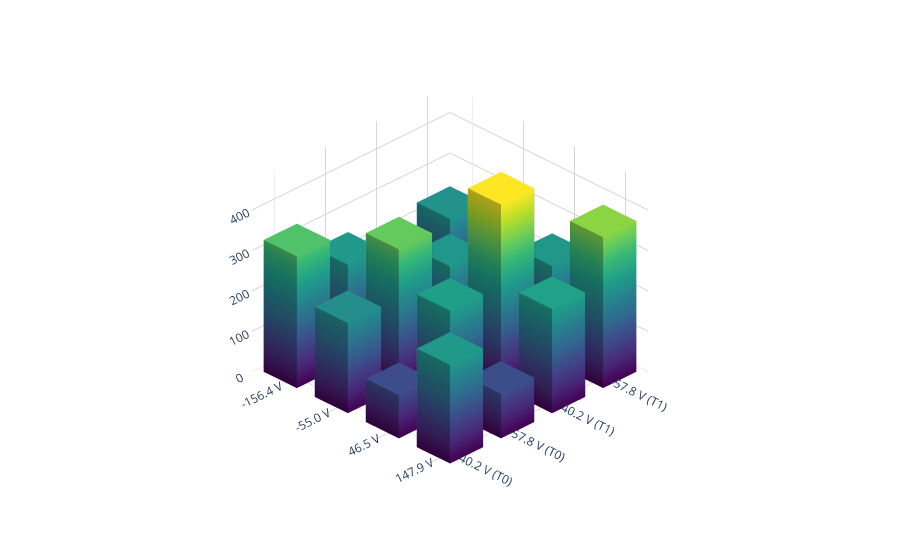

The notebook cell saved with this chart:
### Code cell
import numpy as np
import plotly.graph_objects as go

# --- Assume N, z0, z1, AliceEOMVoltages, BobEOMVoltages are defined upstream ---

# 1. Define the measurement logic arrays
v_sweep = np.linspace(-200, 200, N)
signalarray0 = np.tile(v_sweep, N)
signalarray1 = np.repeat(v_sweep, N)

# 2 & 3. Extract the closest points into 2x4 matrices
rate0_grid = np.zeros((2, 4))
rate1_grid = np.zeros((2, 4))

for i, v1_ideal in enumerate(BobEOMVoltages):
    for j, v0_ideal in enumerate(AliceEOMVoltages):
        distances = (signalarray0 - v0_ideal) ** 2 + (signalarray1 - v1_ideal) ** 2
        idx = np.argmin(distances)

        rate0_grid[i, j] = z0[idx]
        rate1_grid[i, j] = z1[idx]

# 4. Combine grids into a single 4x4 matrix
combined_grid = np.vstack((rate0_grid, rate1_grid))

# Swapping to get into literature form
combined_grid[[0,2]] = combined_grid[[2,0]]
combined_grid[[1,3]] = combined_grid[[3,1]]

# 5. Build the Plotly 3D Mesh Plot
fig = go.Figure()

num_y, num_x = combined_grid.shape
dx = 0.65
dy = 0.65

# Fix the maximum Z value so the color scale is uniform across all pillars
z_max_global = np.max(combined_grid) if np.max(combined_grid) > 0 else 1

# Standard cube triangulation (12 triangles connecting the 8 vertices)
i_tris = [0, 0, 4, 4, 0, 0, 3, 3, 0, 0, 1, 1]
j_tris = [1, 2, 5, 6, 1, 5, 2, 6, 3, 7, 2, 6]
k_tris = [2, 3, 6, 7, 5, 4, 6, 7, 7, 4, 6, 5]

for j in range(num_y):
    for i in range(num_x):
        z_val = combined_grid[j, i]
        if z_val <= 0:
            continue
            
        # Define the 8 corners of the pillar (Bottom 4, Top 4)
        x_verts = [i-dx/2, i+dx/2, i+dx/2, i-dx/2, i-dx/2, i+dx/2, i+dx/2, i-dx/2]
        y_verts = [j-dy/2, j-dy/2, j+dy/2, j+dy/2, j-dy/2, j-dy/2, j+dy/2, j+dy/2]
        z_verts = [0, 0, 0, 0, z_val, z_val, z_val, z_val]
        
        fig.add_trace(go.Mesh3d(
            x=x_verts,
            y=y_verts,
            z=z_verts,
            i=i_tris,
            j=j_tris,
            k=k_tris,
            intensity=z_verts,      # Interpolates color based on Z-height
            colorscale='Viridis',   
            cmin=0,                 # Anchor base color (blue) to Z=0
            cmax=z_max_global,      # Anchor peak color (yellow) to global max
            showscale=False,        
            flatshading=True,       # Keeps pillar walls flat rather than smoothed
            lighting=dict(facenormalsepsilon=0, ambient=0.7, diffuse=0.8),
            hoverinfo='skip'
        ))

# 6. Styling to match the reference format
x_labels = [f"{v:.1f} V" for v in AliceEOMVoltages]
combined_y_labels = [f"{v:.1f} V (T0)" for v in BobEOMVoltages] + [
    f"{v:.1f} V (T1)" for v in BobEOMVoltages
]

fig.update_layout(
    scene=dict(
        xaxis=dict(
            tickvals=np.arange(num_x),
            ticktext=x_labels,
            showgrid=True,
            gridcolor='lightgray',
            backgroundcolor='white',
            title=''
        ),
        yaxis=dict(
            tickvals=np.arange(num_y),
            ticktext=combined_y_labels,
            showgrid=True,
            gridcolor='lightgray',
            backgroundcolor='white',
            title=''
        ),
        zaxis=dict(
            showgrid=True,
            gridcolor='lightgray',
            backgroundcolor='white',
            title=''
        ),
        aspectratio=dict(x=1, y=1, z=0.8),
        camera=dict(
            # Using an orthographic projection flattens perspective distortion, 
            # which is heavily favored for quantitative 3D bar charts in literature.
            projection=dict(type="orthographic"),
            eye=dict(x=1.5, y=-1.5, z=1.2) 
        )
    ),
    margin=dict(l=0, r=0, b=0, t=0),
    paper_bgcolor='white',
    showlegend=False
)

fig.show()

### Figure 1 — Plotly figure (JSON) as saved in the notebook; plotly's stock layout.template omitted (floating-point values rounded to 4 significant figures)
{"data": [{"cmax": 454, "cmin": 0, "colorscale": [[0, "#440154"], [0.1111, "#482878"], [0.2222, "#3e4989"], [0.3333, "#31688e"], [0.4444, "#26828e"], [0.5556, "#1f9e89"], [0.6667, "#35b779"], [0.7778, "#6ece58"], [0.8889, "#b5de2b"], [1, "#fde725"]], "flatshading": true, "hoverinfo": "skip", "i": [0, 0, 4, 4, 0, 0, 3, 3, 0, 0, 1, 1], "intensity": [0, 0, 0, 0, 326, 326, 326, 326], "j": [1, 2, 5, 6, 1, 5, 2, 6, 3, 7, 2, 6], "k": [2, 3, 6, 7, 5, 4, 6, 7, 7, 4, 6, 5], "lighting": {"ambient": 0.7, "diffuse": 0.8, "facenormalsepsilon": 0}, "showscale": false, "type": "mesh3d", "x": [-0.325, 0.325, 0.325, -0.325, -0.325, 0.325, 0.325, -0.325], "y": [-0.325, -0.325, 0.325, 0.325, -0.325, -0.325, 0.325, 0.325], "z": [0, 0, 0, 0, 326, 326, 326, 326]}, {"cmax": 454, "cmin": 0, "colorscale": [[0, "#440154"], [0.1111, "#482878"], [0.2222, "#3e4989"], [0.3333, "#31688e"], [0.4444, "#26828e"], [0.5556, "#1f9e89"], [0.6667, "#35b779"], [0.7778, "#6ece58"], [0.8889, "#b5de2b"], [1, "#fde725"]], "flatshading": true, "hoverinfo": "skip", "i": [0, 0, 4, 4, 0, 0, 3, 3, 0, 0, 1, 1], "intensity": [0, 0, 0, 0, 223, 223, 223, 223], "j": [1, 2, 5, 6, 1, 5, 2, 6, 3, 7, 2, 6], "k": [2, 3, 6, 7, 5, 4, 6, 7, 7, 4, 6, 5], "lighting": {"ambient": 0.7, "diffuse": 0.8, "facenormalsepsilon": 0}, "showscale": false, "type": "mesh3d", "x": [0.675, 1.325, 1.325, 0.675, 0.675, 1.325, 1.325, 0.675], "y": [-0.325, -0.325, 0.325, 0.325, -0.325, -0.325, 0.325, 0.325], "z": [0, 0, 0, 0, 223, 223, 223, 223]}, {"cmax": 454, "cmin": 0, "colorscale": [[0, "#440154"], [0.1111, "#482878"], [0.2222, "#3e4989"], [0.3333, "#31688e"], [0.4444, "#26828e"], [0.5556, "#1f9e89"], [0.6667, "#35b779"], [0.7778, "#6ece58"], [0.8889, "#b5de2b"], [1, "#fde725"]], "flatshading": true, "hoverinfo": "skip", "i": [0, 0, 4, 4, 0, 0, 3, 3, 0, 0, 1, 1], "intensity": [0, 0, 0, 0, 107, 107, 107, 107], "j": [1, 2, 5, 6, 1, 5, 2, 6, 3, 7, 2, 6], "k": [2, 3, 6, 7, 5, 4, 6, 7, 7, 4, 6, 5], "lighting": {"ambient": 0.7, "diffuse": 0.8, "facenormalsepsilon": 0}, "showscale": false, "type": "mesh3d", "x": [1.675, 2.325, 2.325, 1.675, 1.675, 2.325, 2.325, 1.675], "y": [-0.325, -0.325, 0.325, 0.325, -0.325, -0.325, 0.325, 0.325], "z": [0, 0, 0, 0, 107, 107, 107, 107]}, {"cmax": 454, "cmin": 0, "colorscale": [[0, "#440154"], [0.1111, "#482878"], [0.2222, "#3e4989"], [0.3333, "#31688e"], [0.4444, "#26828e"], [0.5556, "#1f9e89"], [0.6667, "#35b779"], [0.7778, "#6ece58"], [0.8889, "#b5de2b"], [1, "#fde725"]], "flatshading": true, "hoverinfo": "skip", "i": [0, 0, 4, 4, 0, 0, 3, 3, 0, 0, 1, 1], "intensity": [0, 0, 0, 0, 244, 244, 244, 244], "j": [1, 2, 5, 6, 1, 5, 2, 6, 3, 7, 2, 6], "k": [2, 3, 6, 7, 5, 4, 6, 7, 7, 4, 6, 5], "lighting": {"ambient": 0.7, "diffuse": 0.8, "facenormalsepsilon": 0}, "showscale": false, "type": "mesh3d", "x": [2.675, 3.325, 3.325, 2.675, 2.675, 3.325, 3.325, 2.675], "y": [-0.325, -0.325, 0.325, 0.325, -0.325, -0.325, 0.325, 0.325], "z": [0, 0, 0, 0, 244, 244, 244, 244]}, {"cmax": 454, "cmin": 0, "colorscale": [[0, "#440154"], [0.1111, "#482878"], [0.2222, "#3e4989"], [0.3333, "#31688e"], [0.4444, "#26828e"], [0.5556, "#1f9e89"], [0.6667, "#35b779"], [0.7778, "#6ece58"], [0.8889, "#b5de2b"], [1, "#fde725"]], "flatshading": true, "hoverinfo": "skip", "i": [0, 0, 4, 4, 0, 0, 3, 3, 0, 0, 1, 1], "intensity": [0, 0, 0, 0, 243, 243, 243, 243], "j": [1, 2, 5, 6, 1, 5, 2, 6, 3, 7, 2, 6], "k": [2, 3, 6, 7, 5, 4, 6, 7, 7, 4, 6, 5], "lighting": {"ambient": 0.7, "diffuse": 0.8, "facenormalsepsilon": 0}, "showscale": false, "type": "mesh3d", "x": [-0.325, 0.325, 0.325, -0.325, -0.325, 0.325, 0.325, -0.325], "y": [0.675, 0.675, 1.325, 1.325, 0.675, 0.675, 1.325, 1.325], "z": [0, 0, 0, 0, 243, 243, 243, 243]}, {"cmax": 454, "cmin": 0, "colorscale": [[0, "#440154"], [0.1111, "#482878"], [0.2222, "#3e4989"], [0.3333, "#31688e"], [0.4444, "#26828e"], [0.5556, "#1f9e89"], [0.6667, "#35b779"], [0.7778, "#6ece58"], [0.8889, "#b5de2b"], [1, "#fde725"]], "flatshading": true, "hoverinfo": "skip", "i": [0, 0, 4, 4, 0, 0, 3, 3, 0, 0, 1, 1], "intensity": [0, 0, 0, 0, 343, 343, 343, 343], "j": [1, 2, 5, 6, 1, 5, 2, 6, 3, 7, 2, 6], "k": [2, 3, 6, 7, 5, 4, 6, 7, 7, 4, 6, 5], "lighting": {"ambient": 0.7, "diffuse": 0.8, "facenormalsepsilon": 0}, "showscale": false, "type": "mesh3d", "x": [0.675, 1.325, 1.325, 0.675, 0.675, 1.325, 1.325, 0.675], "y": [0.675, 0.675, 1.325, 1.325, 0.675, 0.675, 1.325, 1.325], "z": [0, 0, 0, 0, 343, 343, 343, 343]}, {"cmax": 454, "cmin": 0, "colorscale": [[0, "#440154"], [0.1111, "#482878"], [0.2222, "#3e4989"], [0.3333, "#31688e"], [0.4444, "#26828e"], [0.5556, "#1f9e89"], [0.6667, "#35b779"], [0.7778, "#6ece58"], [0.8889, "#b5de2b"], [1, "#fde725"]], "flatshading": true, "hoverinfo": "skip", "i": [0, 0, 4, 4, 0, 0, 3, 3, 0, 0, 1, 1], "intensity": [0, 0, 0, 0, 254, 254, 254, 254], "j": [1, 2, 5, 6, 1, 5, 2, 6, 3, 7, 2, 6], "k": [2, 3, 6, 7, 5, 4, 6, 7, 7, 4, 6, 5], "lighting": {"ambient": 0.7, "diffuse": 0.8, "facenormalsepsilon": 0}, "showscale": false, "type": "mesh3d", "x": [1.675, 2.325, 2.325, 1.675, 1.675, 2.325, 2.325, 1.675], "y": [0.675, 0.675, 1.325, 1.325, 0.675, 0.675, 1.325, 1.325], "z": [0, 0, 0, 0, 254, 254, 254, 254]}, {"cmax": 454, "cmin": 0, "colorscale": [[0, "#440154"], [0.1111, "#482878"], [0.2222, "#3e4989"], [0.3333, "#31688e"], [0.4444, "#26828e"], [0.5556, "#1f9e89"], [0.6667, "#35b779"], [0.7778, "#6ece58"], [0.8889, "#b5de2b"], [1, "#fde725"]], "flatshading": true, "hoverinfo": "skip", "i": [0, 0, 4, 4, 0, 0, 3, 3, 0, 0, 1, 1], "intensity": [0, 0, 0, 0, 110, 110, 110, 110], "j": [1, 2, 5, 6, 1, 5, 2, 6, 3, 7, 2, 6], "k": [2, 3, 6, 7, 5, 4, 6, 7, 7, 4, 6, 5], "lighting": {"ambient": 0.7, "diffuse": 0.8, "facenormalsepsilon": 0}, "showscale": false, "type": "mesh3d", "x": [2.675, 3.325, 3.325, 2.675, 2.675, 3.325, 3.325, 2.675], "y": [0.675, 0.675, 1.325, 1.325, 0.675, 0.675, 1.325, 1.325], "z": [0, 0, 0, 0, 110, 110, 110, 110]}, {"cmax": 454, "cmin": 0, "colorscale": [[0, "#440154"], [0.1111, "#482878"], [0.2222, "#3e4989"], [0.3333, "#31688e"], [0.4444, "#26828e"], [0.5556, "#1f9e89"], [0.6667, "#35b779"], [0.7778, "#6ece58"], [0.8889, "#b5de2b"], [1, "#fde725"]], "flatshading": true, "hoverinfo": "skip", "i": [0, 0, 4, 4, 0, 0, 3, 3, 0, 0, 1, 1], "intensity": [0, 0, 0, 0, 101, 101, 101, 101], "j": [1, 2, 5, 6, 1, 5, 2, 6, 3, 7, 2, 6], "k": [2, 3, 6, 7, 5, 4, 6, 7, 7, 4, 6, 5], "lighting": {"ambient": 0.7, "diffuse": 0.8, "facenormalsepsilon": 0}, "showscale": false, "type": "mesh3d", "x": [-0.325, 0.325, 0.325, -0.325, -0.325, 0.325, 0.325, -0.325], "y": [1.675, 1.675, 2.325, 2.325, 1.675, 1.675, 2.325, 2.325], "z": [0, 0, 0, 0, 101, 101, 101, 101]}, {"cmax": 454, "cmin": 0, "colorscale": [[0, "#440154"], [0.1111, "#482878"], [0.2222, "#3e4989"], [0.3333, "#31688e"], [0.4444, "#26828e"], [0.5556, "#1f9e89"], [0.6667, "#35b779"], [0.7778, "#6ece58"], [0.8889, "#b5de2b"], [1, "#fde725"]], "flatshading": true, "hoverinfo": "skip", "i": [0, 0, 4, 4, 0, 0, 3, 3, 0, 0, 1, 1], "intensity": [0, 0, 0, 0, 239, 239, 239, 239], "j": [1, 2, 5, 6, 1, 5, 2, 6, 3, 7, 2, 6], "k": [2, 3, 6, 7, 5, 4, 6, 7, 7, 4, 6, 5], "lighting": {"ambient": 0.7, "diffuse": 0.8, "facenormalsepsilon": 0}, "showscale": false, "type": "mesh3d", "x": [0.675, 1.325, 1.325, 0.675, 0.675, 1.325, 1.325, 0.675], "y": [1.675, 1.675, 2.325, 2.325, 1.675, 1.675, 2.325, 2.325], "z": [0, 0, 0, 0, 239, 239, 239, 239]}, {"cmax": 454, "cmin": 0, "colorscale": [[0, "#440154"], [0.1111, "#482878"], [0.2222, "#3e4989"], [0.3333, "#31688e"], [0.4444, "#26828e"], [0.5556, "#1f9e89"], [0.6667, "#35b779"], [0.7778, "#6ece58"], [0.8889, "#b5de2b"], [1, "#fde725"]], "flatshading": true, "hoverinfo": "skip", "i": [0, 0, 4, 4, 0, 0, 3, 3, 0, 0, 1, 1], "intensity": [0, 0, 0, 0, 454, 454, 454, 454], "j": [1, 2, 5, 6, 1, 5, 2, 6, 3, 7, 2, 6], "k": [2, 3, 6, 7, 5, 4, 6, 7, 7, 4, 6, 5], "lighting": {"ambient": 0.7, "diffuse": 0.8, "facenormalsepsilon": 0}, "showscale": false, "type": "mesh3d", "x": [1.675, 2.325, 2.325, 1.675, 1.675, 2.325, 2.325, 1.675], "y": [1.675, 1.675, 2.325, 2.325, 1.675, 1.675, 2.325, 2.325], "z": [0, 0, 0, 0, 454, 454, 454, 454]}, {"cmax": 454, "cmin": 0, "colorscale": [[0, "#440154"], [0.1111, "#482878"], [0.2222, "#3e4989"], [0.3333, "#31688e"], [0.4444, "#26828e"], [0.5556, "#1f9e89"], [0.6667, "#35b779"], [0.7778, "#6ece58"], [0.8889, "#b5de2b"], [1, "#fde725"]], "flatshading": true, "hoverinfo": "skip", "i": [0, 0, 4, 4, 0, 0, 3, 3, 0, 0, 1, 1], "intensity": [0, 0, 0, 0, 258, 258, 258, 258], "j": [1, 2, 5, 6, 1, 5, 2, 6, 3, 7, 2, 6], "k": [2, 3, 6, 7, 5, 4, 6, 7, 7, 4, 6, 5], "lighting": {"ambient": 0.7, "diffuse": 0.8, "facenormalsepsilon": 0}, "showscale": false, "type": "mesh3d", "x": [2.675, 3.325, 3.325, 2.675, 2.675, 3.325, 3.325, 2.675], "y": [1.675, 1.675, 2.325, 2.325, 1.675, 1.675, 2.325, 2.325], "z": [0, 0, 0, 0, 258, 258, 258, 258]}, {"cmax": 454, "cmin": 0, "colorscale": [[0, "#440154"], [0.1111, "#482878"], [0.2222, "#3e4989"], [0.3333, "#31688e"], [0.4444, "#26828e"], [0.5556, "#1f9e89"], [0.6667, "#35b779"], [0.7778, "#6ece58"], [0.8889, "#b5de2b"], [1, "#fde725"]], "flatshading": true, "hoverinfo": "skip", "i": [0, 0, 4, 4, 0, 0, 3, 3, 0, 0, 1, 1], "intensity": [0, 0, 0, 0, 232, 232, 232, 232], "j": [1, 2, 5, 6, 1, 5, 2, 6, 3, 7, 2, 6], "k": [2, 3, 6, 7, 5, 4, 6, 7, 7, 4, 6, 5], "lighting": {"ambient": 0.7, "diffuse": 0.8, "facenormalsepsilon": 0}, "showscale": false, "type": "mesh3d", "x": [-0.325, 0.325, 0.325, -0.325, -0.325, 0.325, 0.325, -0.325], "y": [2.675, 2.675, 3.325, 3.325, 2.675, 2.675, 3.325, 3.325], "z": [0, 0, 0, 0, 232, 232, 232, 232]}, {"cmax": 454, "cmin": 0, "colorscale": [[0, "#440154"], [0.1111, "#482878"], [0.2222, "#3e4989"], [0.3333, "#31688e"], [0.4444, "#26828e"], [0.5556, "#1f9e89"], [0.6667, "#35b779"], [0.7778, "#6ece58"], [0.8889, "#b5de2b"], [1, "#fde725"]], "flatshading": true, "hoverinfo": "skip", "i": [0, 0, 4, 4, 0, 0, 3, 3, 0, 0, 1, 1], "intensity": [0, 0, 0, 0, 102, 102, 102, 102], "j": [1, 2, 5, 6, 1, 5, 2, 6, 3, 7, 2, 6], "k": [2, 3, 6, 7, 5, 4, 6, 7, 7, 4, 6, 5], "lighting": {"ambient": 0.7, "diffuse": 0.8, "facenormalsepsilon": 0}, "showscale": false, "type": "mesh3d", "x": [0.675, 1.325, 1.325, 0.675, 0.675, 1.325, 1.325, 0.675], "y": [2.675, 2.675, 3.325, 3.325, 2.675, 2.675, 3.325, 3.325], "z": [0, 0, 0, 0, 102, 102, 102, 102]}, {"cmax": 454, "cmin": 0, "colorscale": [[0, "#440154"], [0.1111, "#482878"], [0.2222, "#3e4989"], [0.3333, "#31688e"], [0.4444, "#26828e"], [0.5556, "#1f9e89"], [0.6667, "#35b779"], [0.7778, "#6ece58"], [0.8889, "#b5de2b"], [1, "#fde725"]], "flatshading": true, "hoverinfo": "skip", "i": [0, 0, 4, 4, 0, 0, 3, 3, 0, 0, 1, 1], "intensity": [0, 0, 0, 0, 240, 240, 240, 240], "j": [1, 2, 5, 6, 1, 5, 2, 6, 3, 7, 2, 6], "k": [2, 3, 6, 7, 5, 4, 6, 7, 7, 4, 6, 5], "lighting": {"ambient": 0.7, "diffuse": 0.8, "facenormalsepsilon": 0}, "showscale": false, "type": "mesh3d", "x": [1.675, 2.325, 2.325, 1.675, 1.675, 2.325, 2.325, 1.675], "y": [2.675, 2.675, 3.325, 3.325, 2.675, 2.675, 3.325, 3.325], "z": [0, 0, 0, 0, 240, 240, 240, 240]}, {"cmax": 454, "cmin": 0, "colorscale": [[0, "#440154"], [0.1111, "#482878"], [0.2222, "#3e4989"], [0.3333, "#31688e"], [0.4444, "#26828e"], [0.5556, "#1f9e89"], [0.6667, "#35b779"], [0.7778, "#6ece58"], [0.8889, "#b5de2b"], [1, "#fde725"]], "flatshading": true, "hoverinfo": "skip", "i": [0, 0, 4, 4, 0, 0, 3, 3, 0, 0, 1, 1], "intensity": [0, 0, 0, 0, 373, 373, 373, 373], "j": [1, 2, 5, 6, 1, 5, 2, 6, 3, 7, 2, 6], "k": [2, 3, 6, 7, 5, 4, 6, 7, 7, 4, 6, 5], "lighting": {"ambient": 0.7, "diffuse": 0.8, "facenormalsepsilon": 0}, "showscale": false, "type": "mesh3d", "x": [2.675, 3.325, 3.325, 2.675, 2.675, 3.325, 3.325, 2.675], "y": [2.675, 2.675, 3.325, 3.325, 2.675, 2.675, 3.325, 3.325], "z": [0, 0, 0, 0, 373, 373, 373, 373]}], "layout": {"margin": {"b": 0, "l": 0, "r": 0, "t": 0}, "paper_bgcolor": "white", "scene": {"aspectratio": {"x": 1, "y": 1, "z": 0.8}, "camera": {"eye": {"x": 1.5, "y": -1.5, "z": 1.2}, "projection": {"type": "orthographic"}}, "xaxis": {"backgroundcolor": "white", "gridcolor": "lightgray", "showgrid": true, "ticktext": ["-156.4 V", "-55.0 V", "46.5 V", "147.9 V"], "tickvals": [0, 1, 2, 3], "title": {"text": ""}}, "yaxis": {"backgroundcolor": "white", "gridcolor": "lightgray", "showgrid": true, "ticktext": ["40.2 V (T0)", "-57.8 V (T0)", "40.2 V (T1)", "-57.8 V (T1)"], "tickvals": [0, 1, 2, 3], "title": {"text": ""}}, "zaxis": {"backgroundcolor": "white", "gridcolor": "lightgray", "showgrid": true, "title": {"text": ""}}}, "showlegend": false}}
